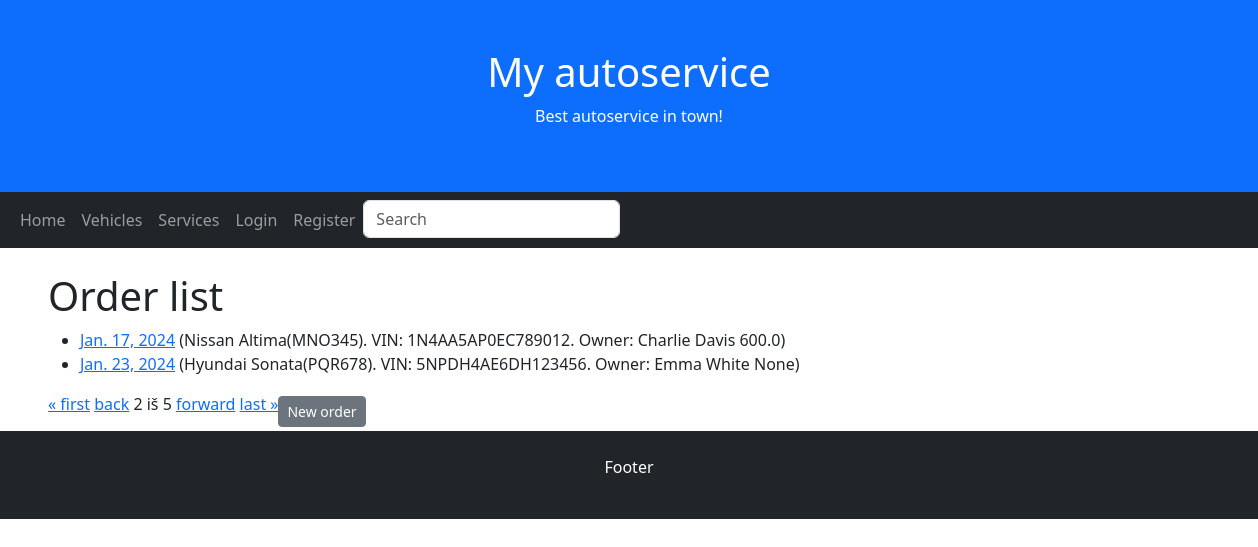
/autoservice/orders/?page=2, run on the app's committed database.
### autoservice/models.py (models this page shows, shortened)
class Order(models.Model):
    date = models.DateField(verbose_name='Date', auto_now=True, null=True, blank=True)
    vehicle = models.ForeignKey(to='Vehicle', on_delete=models.CASCADE)
    total = models.FloatField(verbose_name='Total', null=True, blank=True)
    client = models.ForeignKey(User, on_delete=models.CASCADE, blank=True, null=True)
    return_due = models.DateField(verbose_name="Return due", null=True, blank=True)
    ORDER_STATUS = (
        ('r', 'Received'),
        ('c', 'Confirmed'),
        ('ip', 'In-progress'),
        ('co', 'Complete'),
    )
    order_status = models.CharField(max_length=2, choices=ORDER_STATUS, blank=True, default='r', help_text='Order status')
    class Meta:
        verbose_name = 'Order'
        verbose_name_plural = 'Orders'

class Vehicle(models.Model):
    model = models.ForeignKey(to='Model', on_delete=models.CASCADE)
    plate = models.CharField(verbose_name='Plate number', max_length=50, null=True, blank=True)
    vin = models.CharField(verbose_name='VIN number', max_length=50, null=True, blank=True)
    client = models.CharField(verbose_name='Client', max_length=50, null=True, blank=True)
    cover = models.ImageField('Cover', upload_to='covers', null=True, blank=True)
    def __str__(self):
        return f"{self.model}({self.plate}). VIN: {self.vin}. Owner: {self.client}"
    class Meta:
        verbose_name = 'Vehicle'
        verbose_name_plural = 'Vehicles'

class Model(models.Model):
    make = models.CharField(verbose_name='Make', max_length=50, null=True, blank=True)
    model = models.CharField(verbose_name='Model', max_length=50, null=True, blank=True)
    desc = HTMLField(null=True, blank=True)
    def __str__(self):
        return f"{self.make} {self.model}"
    class Meta:
        verbose_name = 'Model'
        verbose_name_plural = 'Models'

### autoservice/views.py (the view)
# urls.py: path('orders/', views.OrderListView.as_view(), name='orders'),
class OrderListView(generic.ListView):
    model = Order
    paginate_by = 2
    template_name = 'order_list.html'

### autoservice/templates/order_list.html
{% extends "base.html" %}
{% block "content" %}
  <h1>Order list</h1>
  {% if order_list %}
  <ul>
    {% for order in order_list %}
      <li>
        <a href="{{ order.id }}">{{ order.date }}</a> ({{order.vehicle}} {{order.total}})
      </li>
    {% endfor %}
  </ul>
  {% else %}
    <p>There are currently no orders.</p>
  {% endif %}
<div class="pagination">
    <span class="step-links">
        {% if page_obj.has_previous %}
            <a href="?page=1">&laquo; first</a>
            <a href="?page={{ page_obj.previous_page_number }}">back</a>
        {% endif %}
        <span class="current">
            {{ page_obj.number }} iš {{ page_obj.paginator.num_pages }}
        </span>
        {% if page_obj.has_next %}
            <a href="?page={{ page_obj.next_page_number }}">forward</a>
            <a href="?page={{ page_obj.paginator.num_pages }}">last &raquo;</a>
        {% endif %}
    </span>
    <div>
    <a class="btn btn-secondary btn-sm mt-1 mb-1" href="{% url 'new_user_order' %}">New order</a>
    </div>
</div>
{% endblock %}

### data on the page
Order: date "Jan. 17, 2024", vehicle "Nissan Altima(MNO345). VIN: 1N4AA5AP0EC789012. Owner: Charlie Davis", total "600.0"
Order: date "Jan. 23, 2024", vehicle "Hyundai Sonata(PQR678). VIN: 5NPDH4AE6DH123456. Owner: Emma White", total "None"

### other printed values
{{ page_obj.number }} "2"
{{ page_obj.paginator.num_pages }} "5"
